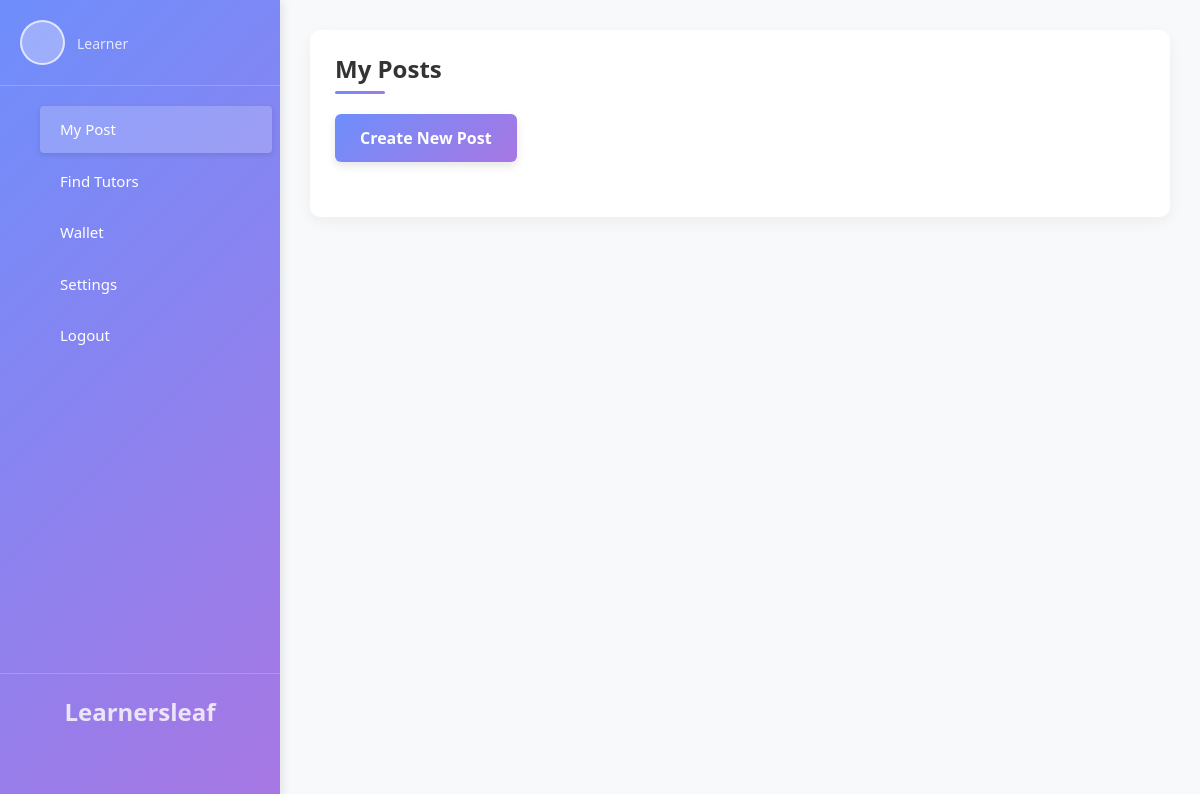
/mypost/ipcsbde@gmail.com/, run on an earlier commit of the app's database.
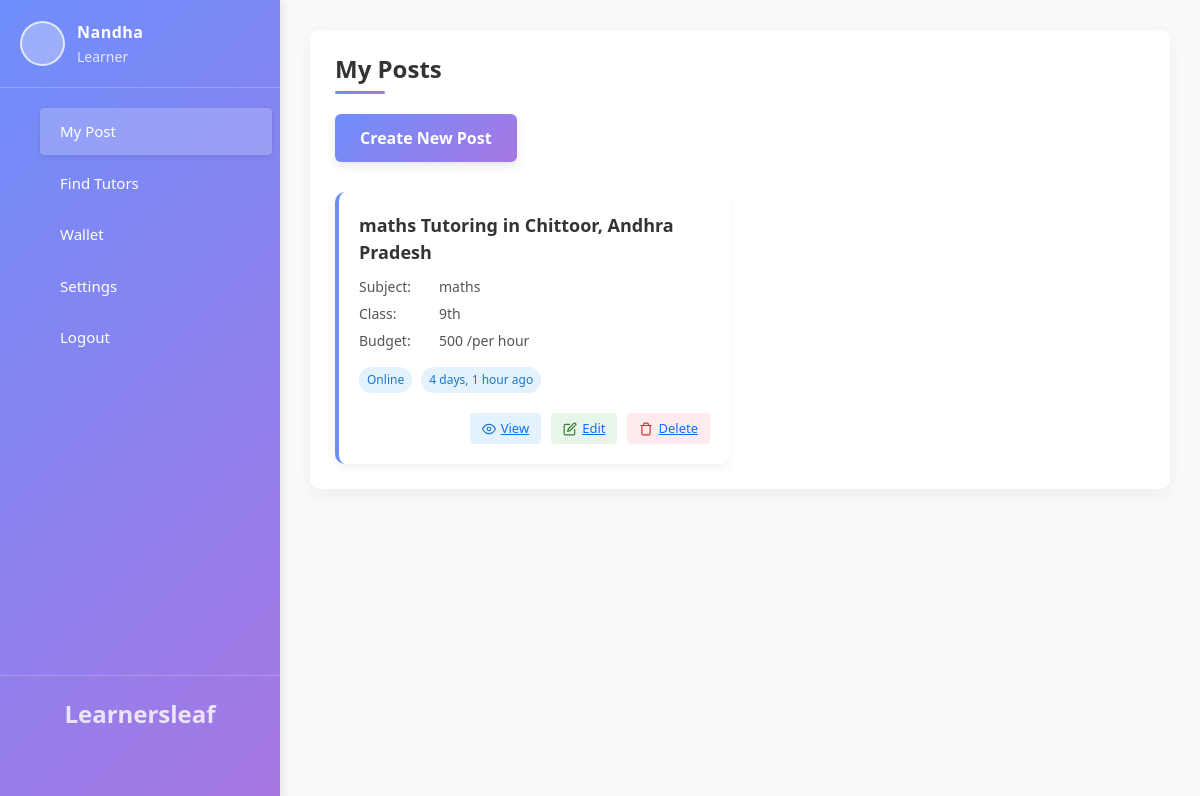
And on a later commit of the database.
### kovai_app/models.py (models this page shows)
class TutorRequest(models.Model):
    user = models.OneToOneField(User, on_delete=models.CASCADE,null=True,blank=True)
    id = models.AutoField(primary_key=True)
    name = models.CharField(max_length=100,null=True,blank=True)
    email = models.EmailField()
    location = models.CharField(max_length=255)
    phone = models.CharField(max_length=15)
    w_number = models.CharField(max_length=15,null=True,blank=True)
    password= models.CharField(max_length=100,null=True,blank=True)
    coin=models.IntegerField(null=True, blank=True)
    mobile_otp=models.IntegerField(null=True, blank=True)
    gender=models.CharField(max_length=100,null=True,blank=True)

class Requestpost(models.Model):
    email = models.EmailField(null=True, blank=True)
    classes = models.CharField(max_length=225, null=True, blank=True)
    curriculum= models.CharField(max_length=20,  null=True, blank=True)
    dyr = models.TextField(verbose_name="Details of your requirement",null=True, blank=True)
    dates = models.DateTimeField(default=timezone.now)
    subject = models.CharField(max_length=255,null=False, blank=False)
    two_subject = models.CharField(max_length=255, null=True, blank=True)
    three_subject = models.CharField(max_length=255, null=True, blank=True)
    four_subject = models.CharField(max_length=255, null=True, blank=True)
    five_subject = models.CharField(max_length=255, null=True, blank=True)
    i_want = models.CharField(max_length=50, choices=[
        ("tutoring", "Tutoring"),
        ("assignment_help", "Assignment Help")
    ],null=False, blank=False)
    imagess = models.ImageField(upload_to='images/',null=True,blank=True)
    meeting_option = models.CharField(max_length=255, null=True,blank=True)
    budget = models.CharField(max_length=255)
    budget_need = models.CharField(max_length=50, choices=[
        ("per_hour", "per hour"),
        ("per_day", "per day"),
        ("per_week", "per week"),
        ("per_month", "per month")
    ])
    language = models.CharField(max_length=255,null=True, blank=True)
    need = models.CharField(max_length=10, choices=[
        ("part_time", "Part time"),
        ("full_time", "Full time")
    ] ,null=False, blank=False)
    gender = models.CharField(max_length=10, choices=[
        ("male", "Male"),
        ("female", "Female"),
        ("both", "Both")
    ],null=True,blank=True)
    location = models.CharField(max_length=255,null=True,blank=True)
    profile_photo = models.ImageField(upload_to=upload_to_stu,null=True)
    filename=models.CharField(max_length=200,  null=True, blank=True)
    coin=models.IntegerField(null=True, blank=True)
    count=models.IntegerField(null=True, blank=True)

### kovai_app/views.py (the view)
# urls.py: path('mypost/<str:email>/', views.mypost, name='mypost'),
def mypost(request,email):
    post = Requestpost.objects.filter(email=email).order_by('-id')
    student = TutorRequest.objects.filter(email=email).first()
    return render(request,"mypost.html",{"all":post,"post":student})

### kovai_app/templates/mypost.html (shortened to what the changed rows need)
<!DOCTYPE html>
<html lang="en">
<head>
     <link href="https://cdn.jsdelivr.net/npm/bootstrap@5.3.3/dist/css/bootstrap.min.css" rel="stylesheet">
</head>
<body>
    <div class="teacher-dashboard-container">
        <div class="teacher-dashboard-sidebar" id="teacher-dashboard-sidebar">
            <div class="teacher-dashboard-profile-section">
                <div class="teacher-dashboard-profile-info">
                    <div>
                        <div class="teacher-dashboard-user-name">{{post.name|title}}</div>
                        <div class="teacher-dashboard-user-role">Learner</div>
                    </div>
                </div>
            </div>
        </div>
        <div class="teacher-dashboard-main-content">
             <div class="teacher-dashboard-content-section teacher-dashboard-active" id="create-post-content">
                <h2 class="teacher-dashboard-content-title">My Posts</h2>
                <div class="posts-container" id="posts-container">
                    {% for i in all %}
                    <div class="post-card">
                        <div class="post-title">{{i.subject}} Tutoring  in {{i.location}} </div>
                        <div class="post-details">
                            <div class="post-detail-item">
                                <span class="post-detail-label">Subject:</span>
                                <span>{{i.subject}}</span>
                            </div>
                            <div class="post-detail-item">
                                <span class="post-detail-label">Class:</span>
                                <span>{{i.classes}}</span>
                            </div>
                            <div class="post-detail-item">
                                <span class="post-detail-label">Budget:</span>
                                <span>{{i.budget}} /{{i.budget_need}}</span>
                            </div>
                        </div>
                        <div>
                            <span class="post-tag online">{{i.meeting_option}}</span>
                            <span class="post-tag online">{{ i.dates|timesince }} ago</span>
                        </div>
                        <div class="post-actions">
                            <button class="post-action-button view-button" onclick="openViewModal(0)">
                                <svg xmlns="http://www.w3.org/2000/svg" width="14" height="14" viewBox="0 0 24 24" fill="none" stroke="currentColor" stroke-width="2" stroke-linecap="round" stroke-linejoin="round">
                                    <path d="M1 12s4-8 11-8 11 8 11 8-4 8-11 8-11-8-11-8z"></path>
                                    <circle cx="12" cy="12" r="3"></circle>
                                </svg>
                                <a  href="/student_post/{{post.email}}/{{i.id}}">View</a>
                            </button>
                            <button class="post-action-button edit-button" onclick="openEditModal(0)">
                                <a href="/student_update/{{post.email}}/{{i.id}}">Edit</a>
                            </button>
                            <button class="post-action-button delete-button" onclick="confirmDelete(0)">
                                <a href="/delete_post/{{i.id}}"> Delete</a>
                            </button>
                        </div>
                    </div>
                    {% endfor %}
                </div>
        </div>
        </div>
    </div>
</body>
</html>

What changed in the data, as far as the page shows it:
added TutorRequest: name "Nandha"
added Requestpost: subject "maths", location "Chittoor, Andhra Pradesh", classes "9th", budget "500", budget_need "per hour", meeting_option "Online", dates "4 days, 1 hour"
